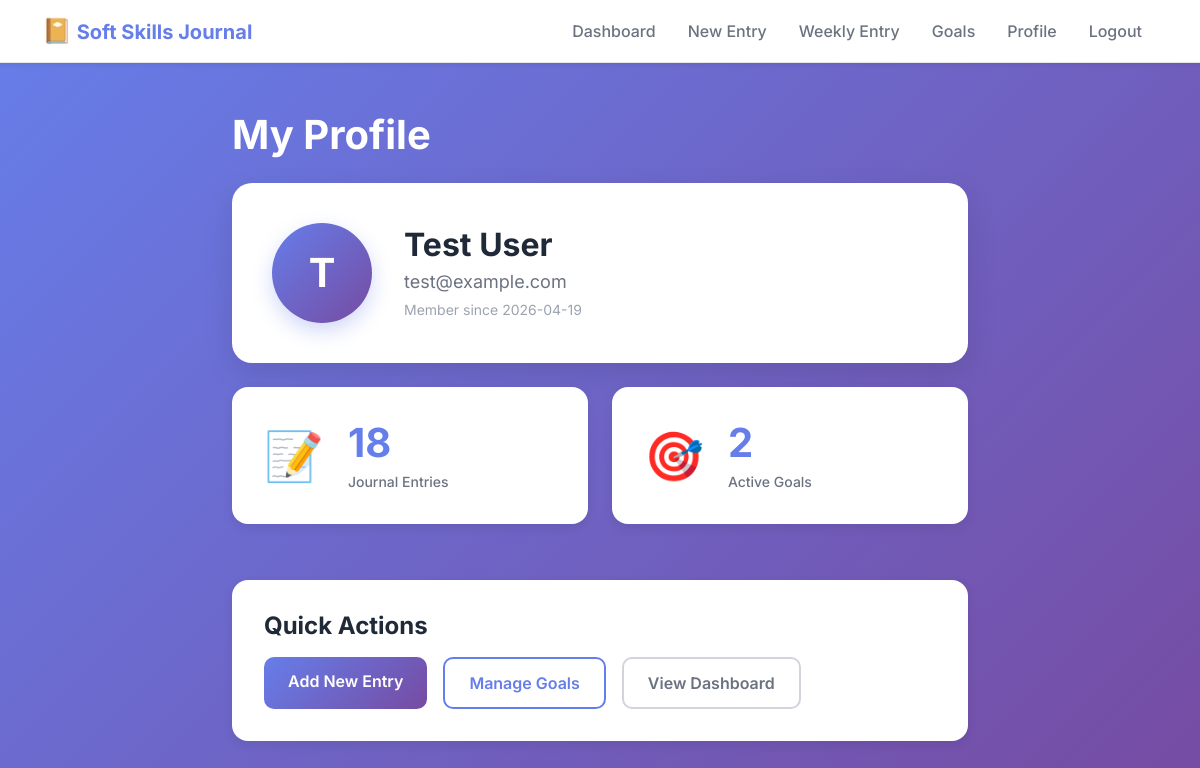
Screenshot of /profile (signed in) with the database file from the repository.
### tables this page shows
CREATE TABLE users (
            id INTEGER PRIMARY KEY AUTOINCREMENT,
            name TEXT NOT NULL,
            email TEXT UNIQUE NOT NULL,
            password TEXT NOT NULL,
            created_at TIMESTAMP DEFAULT CURRENT_TIMESTAMP
        );

### app.py (the view)
@app.route('/profile')
@login_required
def profile():
    conn = get_db()
    cursor = conn.cursor()
    cursor.execute('SELECT * FROM users WHERE id = ?', (session['user_id'],))
    user = cursor.fetchone()
    cursor.execute('SELECT COUNT(*) as count FROM entries WHERE user_id = ?', (session['user_id'],))
    entry_count = cursor.fetchone()['count']
    cursor.execute('SELECT COUNT(*) as count FROM goals WHERE user_id = ?', (session['user_id'],))
    goal_count = cursor.fetchone()['count']
    conn.close()
    return render_template('profile.html', user=user, entry_count=entry_count, goal_count=goal_count)

### app.py (called while the page is built)
def get_db():
    conn = sqlite3.connect(DATABASE)
    conn.row_factory = sqlite3.Row  # This enables column access by name
    return conn

def login_required(f):
    @wraps(f)
    def decorated_function(*args, **kwargs):
        if 'user_id' not in session:
            flash('Please log in to access this page.', 'warning')
            return redirect(url_for('login'))
        return f(*args, **kwargs)
    return decorated_function

### templates/profile.html (shortened to what this page needs)
{% extends "base.html" %}
{% block content %}
<div class="dashboard-container">
    <div class="container py-5">
        <div class="row justify-content-center">
            <div class="col-lg-8">
                <h1 class="page-title mb-4">My Profile</h1>
                <div class="profile-card mb-4">
                    <div class="profile-header">
                        <div class="profile-avatar">
                            {{ user['name'][0].upper() }}
                        </div>
                        <div class="profile-info">
                            <h2 class="profile-name">{{ user['name'] }}</h2>
                            <p class="profile-email">{{ user['email'] }}</p>
                            <p class="profile-date">Member since {{ user['created_at'][:10] }}</p>
                        </div>
                    </div>
                </div>
                <div class="row">
                    <div class="col-md-6 mb-4">
                        <div class="stats-card">
                            <div class="stats-icon">📝</div>
                            <div class="stats-content">
                                <h3 class="stats-number">{{ entry_count }}</h3>
                                <p class="stats-label">Journal Entries</p>
                            </div>
                        </div>
                    </div>
                    <div class="col-md-6 mb-4">
                        <div class="stats-card">
                            <div class="stats-icon">🎯</div>
                            <div class="stats-content">
                                <h3 class="stats-number">{{ goal_count }}</h3>
                                <p class="stats-label">Active Goals</p>
                            </div>
                        </div>
                    </div>
                </div>
                <div class="quick-actions">
                    <h4 class="mb-3">Quick Actions</h4>
                    <div class="d-flex gap-3 flex-wrap">
                        <a href="{{ url_for('new_entry') }}" class="btn btn-primary">Add New Entry</a>
                        <a href="{{ url_for('goals') }}" class="btn btn-outline-primary">Manage Goals</a>
                        <a href="{{ url_for('dashboard') }}" class="btn btn-outline-secondary">View Dashboard</a>
                    </div>
                </div>
            </div>
        </div>
    </div>
</div>
{% endblock %}

### static/style.css (style rules this page uses)
* { margin: 0; padding: 0; box-sizing: border-box; }
body { font-family: 'Inter', sans-serif; background: linear-gradient(135deg, #667eea 0%, #764ba2 100%); min-height: 100vh; color: #333; }
.btn-primary { background: linear-gradient(135deg, #667eea 0%, #764ba2 100%); border: none; padding: 0.75rem 1.5rem; border-radius: 10px; font-weight: 600; transition: transform 0.2s, box-shadow 0.2s; }
.btn-outline-primary { border: 2px solid #667eea; color: #667eea; padding: 0.75rem 1.5rem; border-radius: 10px; font-weight: 600; transition: all 0.2s; }
.btn-outline-secondary { border: 2px solid #d1d5db; color: #6b7280; padding: 0.75rem 1.5rem; border-radius: 10px; font-weight: 600; transition: all 0.2s; }
.dashboard-container { min-height: calc(100vh - 72px); }
.page-title { font-size: 2.5rem; font-weight: 700; color: white; margin-bottom: 0.5rem; }
.profile-card { background: white; border-radius: 20px; padding: 2.5rem; box-shadow: 0 10px 30px rgba(0, 0, 0, 0.1); }
.profile-header { display: flex; align-items: center; gap: 2rem; }
.profile-avatar { width: 100px; height: 100px; border-radius: 50%; background: linear-gradient(135deg, #667eea 0%, #764ba2 100%); display: flex; align-items: center; justify-content: center; color: white; font-size: 2.5rem; font-weight: 700; box-shadow: 0 8px 20px rgba(102, 126, 234, 0.3); }
.profile-info { flex: 1; }
.profile-name { font-size: 2rem; font-weight: 700; color: #1f2937; margin-bottom: 0.25rem; }
.profile-email { color: #6b7280; font-size: 1.125rem; margin-bottom: 0.25rem; }
.profile-date { color: #9ca3af; font-size: 0.875rem; margin: 0; }
.stats-card { background: white; border-radius: 16px; padding: 2rem; box-shadow: 0 4px 12px rgba(0, 0, 0, 0.08); display: flex; align-items: center; gap: 1.5rem; }
.stats-icon { font-size: 3rem; }
.stats-number { font-size: 2.5rem; font-weight: 700; color: #667eea; margin-bottom: 0.25rem; }
.stats-label { color: #6b7280; font-size: 0.875rem; font-weight: 500; margin: 0; }
.quick-actions { background: white; border-radius: 16px; padding: 2rem; box-shadow: 0 4px 12px rgba(0, 0, 0, 0.08); margin-top: 2rem; }
.quick-actions h4 { color: #1f2937; font-weight: 700; }

### rows the page displays
users: name "T", name "Test User", email "test@example.com", created_at "2026-04-19"

### other values shown
{{ entry_count }} "18"
{{ goal_count }} "2"
